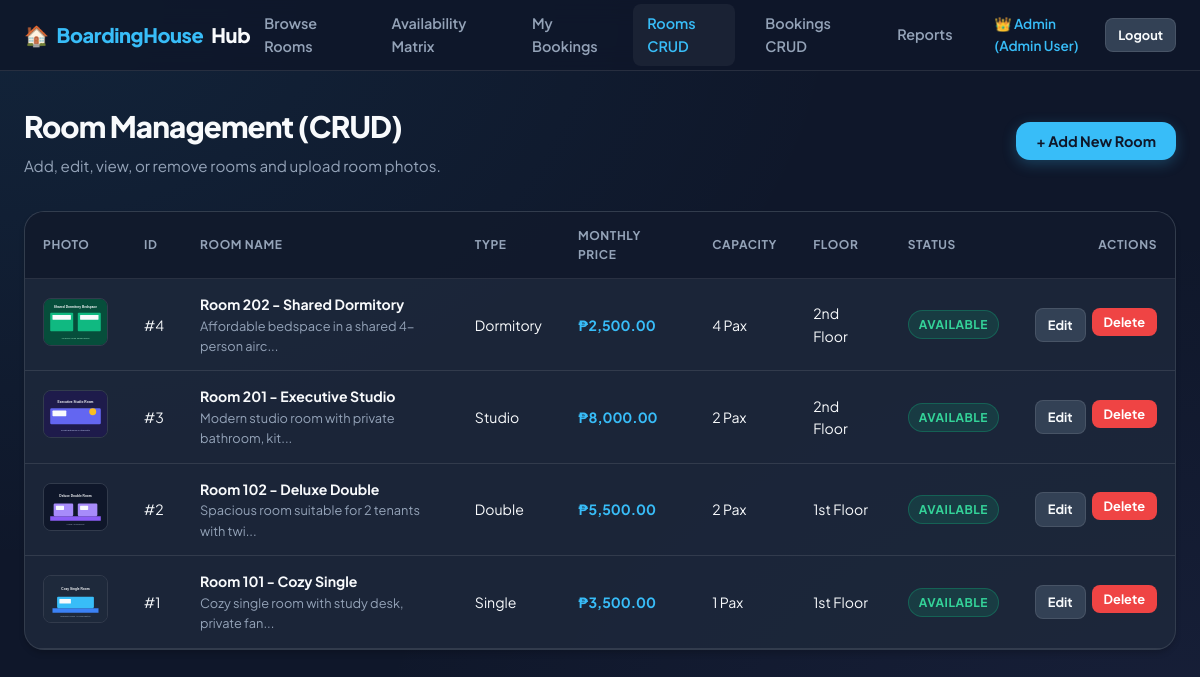
/rooms.php (signed in), run on the app's committed database.
### tables this page shows
CREATE TABLE IF NOT EXISTS `rooms` (
    `id` INT AUTO_INCREMENT PRIMARY KEY,
    `name` VARCHAR(100) NOT NULL,
    `type` VARCHAR(50) NOT NULL,
    `price` DECIMAL(10,2) NOT NULL,
    `capacity` INT NOT NULL DEFAULT 1,
    `floor` VARCHAR(20) DEFAULT '1st Floor',
    `status` ENUM('Available', 'Occupied', 'Maintenance') DEFAULT 'Available',
    `image` VARCHAR(255) NULL,
    `description` TEXT,
    `created_at` TIMESTAMP DEFAULT CURRENT_TIMESTAMP
);

### config.php (called while the page is built, shortened)
<?php
function e($string)
{
    return htmlspecialchars($string ?? '', ENT_QUOTES, 'UTF-8');
}
function formatMoney($amount)
{
    return '₱' . number_format((float) $amount, 2);
}

### rooms.php (the view, shortened to what this page needs)
<?php
require_once __DIR__ . '/config.php';
$pdo = getDB();
$editRoom = null;
$rooms = $pdo->query("SELECT * FROM `rooms` ORDER BY `id` DESC")->fetchAll();
include __DIR__ . '/includes/header.php';
include __DIR__ . '/includes/navbar.php';
?>
<div class="container">
    <div class="page-header">
        <div>
            <h1 class="page-title">Room Management (CRUD)</h1>
            <p class="page-subtitle">Add, edit, view, or remove rooms and upload room photos.</p>
        </div>
        <button class="btn btn-primary" onclick="toggleAddForm()">
            <?= $editRoom ? 'Editing Room #' . $editRoom['id'] : '+ Add New Room'; ?>
        </button>
    </div>
    <div class="table-container">
        <table>
            <thead>
                <tr>
                    <th>Photo</th>
                    <th>ID</th>
                    <th>Room Name</th>
                    <th>Type</th>
                    <th>Monthly Price</th>
                    <th>Capacity</th>
                    <th>Floor</th>
                    <th>Status</th>
                    <th style="text-align: right;">Actions</th>
                </tr>
            </thead>
            <tbody>
                <?php if (count($rooms) === 0): ?>
                    <tr>
                        <td colspan="9" style="text-align:center; color:var(--text-muted); padding:32px;">No rooms found in database. Click "+ Add New Room" to create one.</td>
                    </tr>
                <?php else: ?>
                    <?php foreach ($rooms as $room): ?>
                        <?php
                            $roomTypeLower = strtolower($room['type']);
                            $defaultImage = 'images/single.svg';
                            if (str_contains($roomTypeLower, 'double')) $defaultImage = 'images/double.svg';
                            else if (str_contains($roomTypeLower, 'studio')) $defaultImage = 'images/studio.svg';
                            else if (str_contains($roomTypeLower, 'dorm') || str_contains($roomTypeLower, 'bedspace')) $defaultImage = 'images/dormitory.svg';
                            $imagePath = !empty($room['image']) ? $room['image'] : $defaultImage;
                        ?>
                        <tr>
                            <td>
                                <img src="<?= e($imagePath); ?>" style="width: 65px; height: 48px; object-fit: cover; border-radius: var(--radius-sm); border: 1px solid var(--border);" alt="Room" onerror="this.onerror=null; this.src='<?= $defaultImage; ?>';">
                            </td>
                            <td>#<?= $room['id']; ?></td>
                            <td>
                                <strong><?= e($room['name']); ?></strong>
                                <div style="font-size:0.8rem; color:var(--text-muted);"><?= e(substr($room['description'], 0, 45)); ?>...</div>
                            </td>
                            <td><?= e($room['type']); ?></td>
                            <td style="color:var(--primary); font-weight:700;"><?= formatMoney($room['price']); ?></td>
                            <td><?= e($room['capacity']); ?> Pax</td>
                            <td><?= e($room['floor']); ?></td>
                            <td>
                                <span class="badge badge-<?= strtolower($room['status']); ?>">
                                    <?= e(ucfirst($room['status'])); ?>
                                </span>
                            </td>
                            <td style="text-align: right;">
                                <div style="display:inline-flex; gap:6px;">
                                    <a href="rooms.php?edit=<?= $room['id']; ?>" class="btn btn-secondary btn-sm">Edit</a>
                                    <form method="POST" onsubmit="return confirm('Delete this room?');" style="display:inline;">
                                        <button type="submit" class="btn btn-danger btn-sm">Delete</button>
                                    </form>
                                </div>
                            </td>
                        </tr>
                    <?php endforeach; ?>
                <?php endif; ?>
            </tbody>
        </table>
    </div>
</div>
<?php include __DIR__ . '/includes/footer.php'; ?>

### css/style.css (style rules this page uses)
:root { --bg-main: #0f172a; --bg-card: rgba(30, 41, 59, 0.85); --bg-card-hover: rgba(51, 65, 85, 0.95); --border: rgba(255, 255, 255, 0.1); --border-hover: rgba(56, 189, 248, 0.4); --primary: #38bdf8; --primary-hover: #0284c7; --primary-glow: rgba(56, 189, 248, 0.25); --secondary: #334155; --secondary-hover: #475569; --accent: #818cf8; --success: #10b981; --success-bg: rgba(16, 185, 129, 0.15); --warning: #f59e0b; --warning-bg: rgba(245, 158, 11, 0.15); --danger: #ef4444; --danger-bg: rgba(239, 68, 68, 0.15); --text-main: #f8fafc; --text-muted: #94a3b8; --text-dark: #0f172a; --radius-sm: 8px; --radius-md: 14px; --radius-lg: 20px; --shadow-sm: 0 4px 6px -1px rgba(0, 0, 0, 0.2); --shadow-md: 0 10px 15px -3px rgba(0, 0, 0, 0.3); --shadow-lg: 0 20px 25px -5px rgba(0, 0, 0, 0.4); --transition: all 0.25s cubic-bezier(0.4, 0, 0.2, 1); }
* { margin: 0; padding: 0; box-sizing: border-box; font-family: 'Plus Jakarta Sans', -apple-system, BlinkMacSystemFont, sans-serif; }
body { background-color: var(--bg-main); background-image: radial-gradient(at 0% 0%, rgba(56, 189, 248, 0.08) 0px, transparent 50%), radial-gradient(at 100% 100%, rgba(129, 140, 248, 0.08) 0px, transparent 50%); color: var(--text-main); min-height: 100vh; line-height: 1.6; padding-bottom: 60px; }
.container { max-width: 1200px; margin: 32px auto; padding: 0 24px; }
.page-header { display: flex; align-items: center; justify-content: space-between; margin-bottom: 32px; flex-wrap: wrap; gap: 16px; }
.page-title { font-size: 1.85rem; font-weight: 800; letter-spacing: -0.03em; }
.page-subtitle { color: var(--text-muted); font-size: 0.95rem; margin-top: 4px; }
.btn { display: inline-flex; align-items: center; justify-content: center; gap: 8px; padding: 10px 20px; font-size: 0.9rem; font-weight: 700; border-radius: var(--radius-md); border: none; cursor: pointer; text-decoration: none; transition: var(--transition); outline: none; }
.btn-primary { background: var(--primary); color: var(--text-dark); box-shadow: 0 4px 14px var(--primary-glow); }
.btn-secondary { background: var(--secondary); color: var(--text-main); border: 1px solid var(--border); }
.btn-danger { background: var(--danger); color: #ffffff; }
.btn-sm { padding: 6px 12px; font-size: 0.8rem; border-radius: var(--radius-sm); }
.badge { display: inline-flex; align-items: center; padding: 4px 10px; border-radius: 9999px; font-size: 0.75rem; font-weight: 700; text-transform: uppercase; letter-spacing: 0.04em; }
.badge-available { background: var(--success-bg); color: #34d399; border: 1px solid rgba(16, 185, 129, 0.3); }
.table-container { background: var(--bg-card); border: 1px solid var(--border); border-radius: var(--radius-lg); overflow-x: auto; box-shadow: var(--shadow-sm); }
table { width: 100%; border-collapse: collapse; text-align: left; font-size: 0.88rem; }
th { background: rgba(15, 23, 42, 0.8); padding: 14px 18px; font-size: 0.75rem; font-weight: 700; text-transform: uppercase; letter-spacing: 0.05em; color: var(--text-muted); border-bottom: 1px solid var(--border); }
td { padding: 14px 18px; border-bottom: 1px solid var(--border); vertical-align: middle; }

### data on the page
rooms: image (picture), id "4", name "Room 202 - Shared Dormitory", description "Affordable bedspace in a shared 4-person airc", type "Dormitory", price "₱2,500.00", capacity "4", floor "2nd Floor", status "AVAILABLE"
rooms: image (picture), id "3", name "Room 201 - Executive Studio", description "Modern studio room with private bathroom, kit", type "Studio", price "₱8,000.00", capacity "2", floor "2nd Floor", status "AVAILABLE"
rooms: image (picture), id "2", name "Room 102 - Deluxe Double", description "Spacious room suitable for 2 tenants with twi", type "Double", price "₱5,500.00", capacity "2", floor "1st Floor", status "AVAILABLE"
rooms: image (picture), id "1", name "Room 101 - Cozy Single", description "Cozy single room with study desk, private fan", type "Single", price "₱3,500.00", capacity "1", floor "1st Floor", status "AVAILABLE"

### other printed values
$user['name'] "Admin User"
